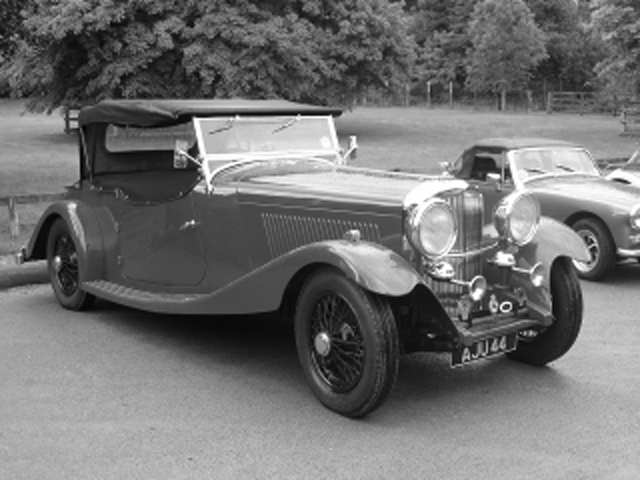
#> input picture convencional_2x.png, 640 x 480 px
$ python -i main.py   (imports and definitions only)
#> lines starting #> are read from the running program, lines starting #| are printed output that depends on the picture
#> further down, picture is the input picture: shape (480, 640, 3); min 0, max 255, mean 114.8
import cv2
import numpy as np
import matplotlib.pyplot as plt
from tkinter import filedialog, messagebox
import tkinter as tk
import os

class SimplePolarizationUpscaler:
    def polarization_filter(self, image, angle_deg):
#> called with angle_deg = 0
        h, w = image.shape
#> h = 480; w = 640
        angle_rad = np.radians(angle_deg)

        x = np.arange(w)
#> x = 640 values from 0 to 639
        y = np.arange(h)
#> y = 480 values from 0 to 479
        X, Y = np.meshgrid(x, y)

        pattern = np.sin(X * np.cos(angle_rad) + Y * np.sin(angle_rad)) ** 2

        pattern = 0.5 + 0.5 * pattern

        return image * pattern
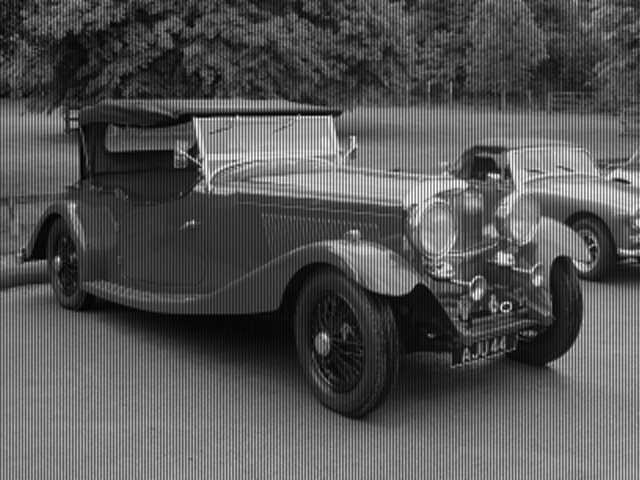
#> returned value: shape (480, 640) float64; min 0, max 255, mean 86.1

    def get_polarization_info(self, image):
        pol_0 = self.polarization_filter(image, 0)
        pol_90 = self.polarization_filter(image, 90)
#> call 2 of polarization_filter, with angle_deg = 90
#> in polarization_filter (call 2), `return image * pattern`:
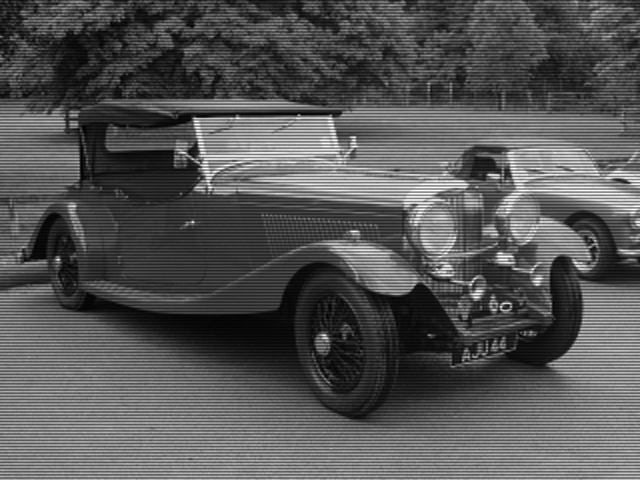
#> returned value: shape (480, 640) float64; min 0, max 254.9, mean 86.1

        polarization_strength = np.abs(pol_0 - pol_90)
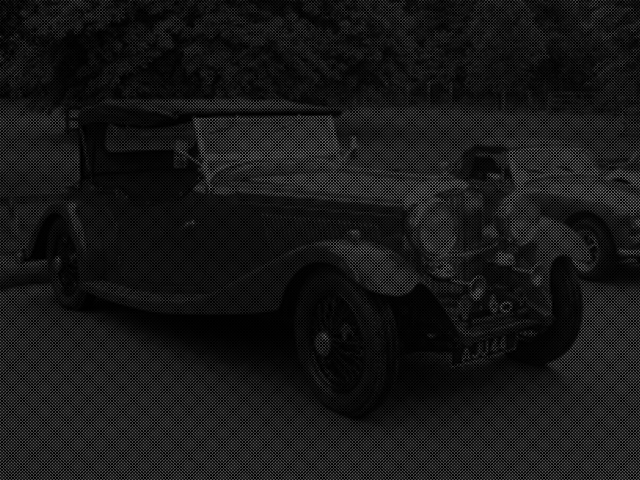
#> polarization_strength: shape (480, 640) float64; min 0, max 126.9, mean 23.3

        if np.max(polarization_strength) > 0:
            polarization_strength = polarization_strength / np.max(polarization_strength)
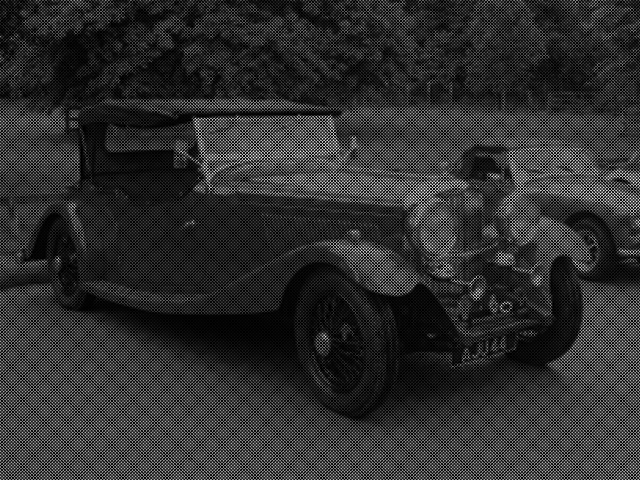
#> polarization_strength: shape (480, 640) float64; min 0, max 1, mean 0.183

        return polarization_strength

    def polarization_upscale(self, image, scale=2):
        if len(image.shape) == 3:
            gray = cv2.cvtColor(image, cv2.COLOR_BGR2GRAY)
        else:
            gray = image.copy()

        pol_map = self.get_polarization_info(gray.astype(np.float32))

        h, w = gray.shape
#> h = 480; w = 640
        new_size = (w * scale, h * scale)
#> new_size = (1280, 960)
        upscaled = cv2.resize(gray, new_size, interpolation=cv2.INTER_CUBIC)

        pol_map_large = cv2.resize(pol_map, new_size, interpolation=cv2.INTER_CUBIC)
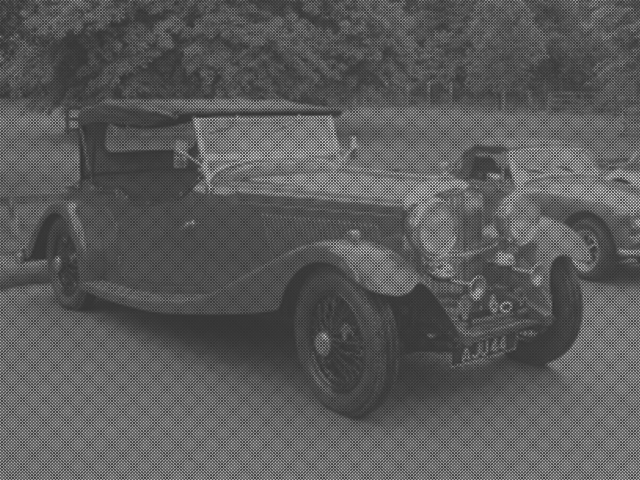
#> pol_map_large: shape (960, 1280) float64 (shown at 1/2 size); min -0.241, max 0.949, mean 0.183; drawn with min black and max white

        enhancement = 1 + pol_map_large * 0.3
        enhanced = upscaled.astype(np.float32) * enhancement
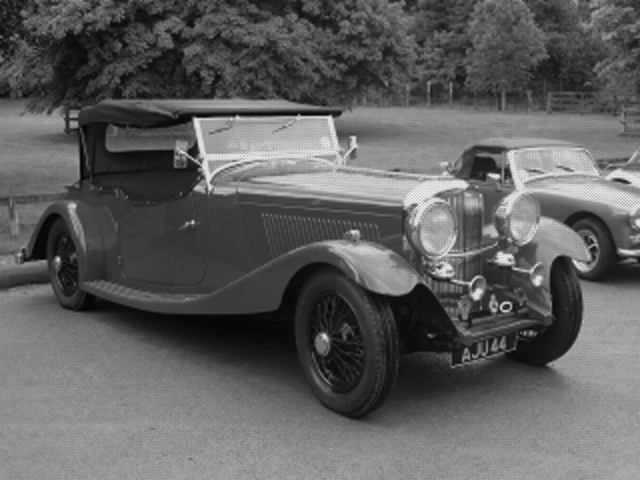
#> enhanced: shape (960, 1280) float64 (shown at 1/2 size); min 0, max 327.6, mean 122.7; drawn with min black and max white

        enhanced = np.clip(enhanced, 0, 255).astype(np.uint8)

        return enhanced

    # [381 lines left out: functions conventional_upscale, load_image, process_user_image, create_test_images, demo_all_test_images, demo_simple_polarization and 2 more, not called in this run]

# [7 lines not run here, left out]

>>> import cv2
>>> picture = cv2.imread('convencional_2x.png')
>>> result = SimplePolarizationUpscaler().polarization_upscale(picture)
